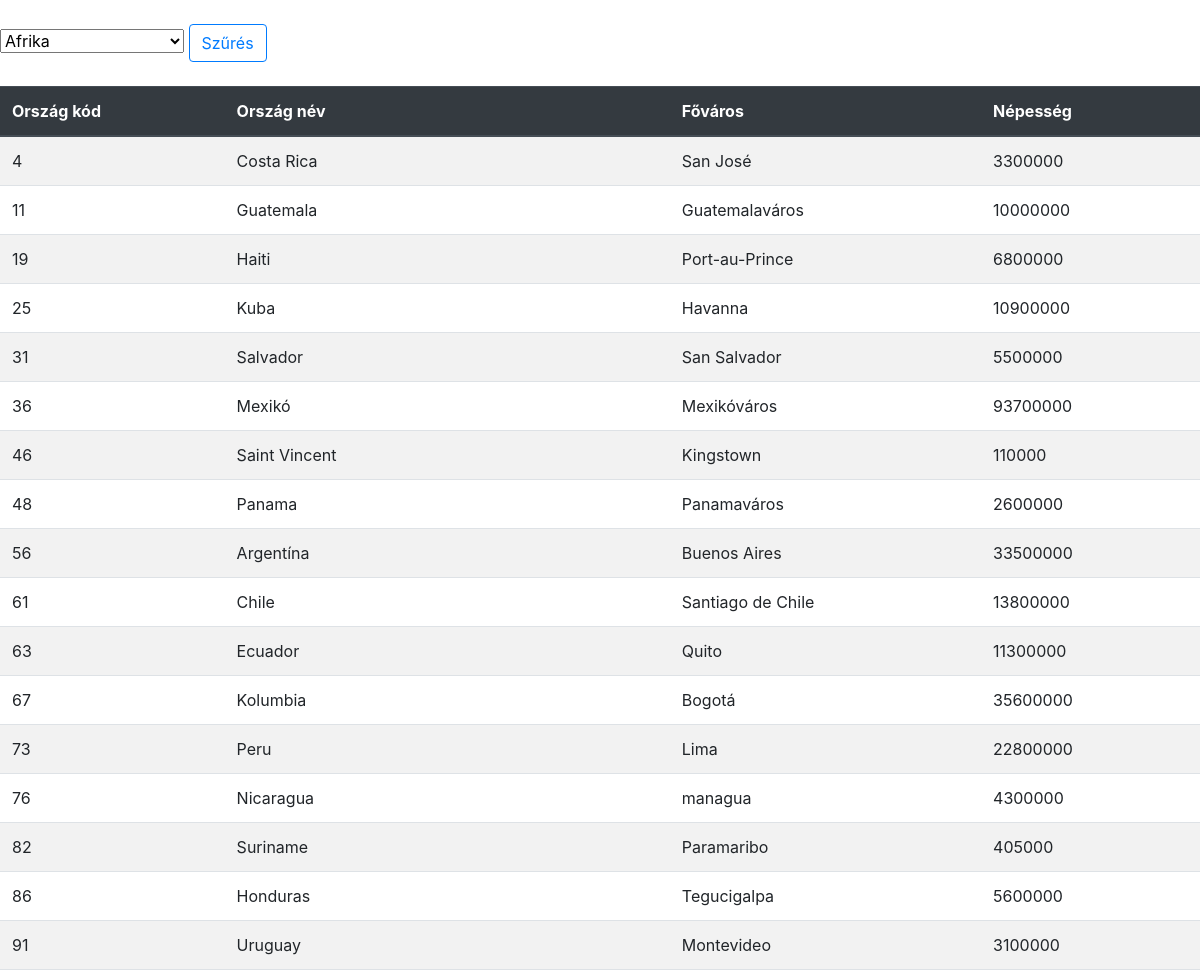
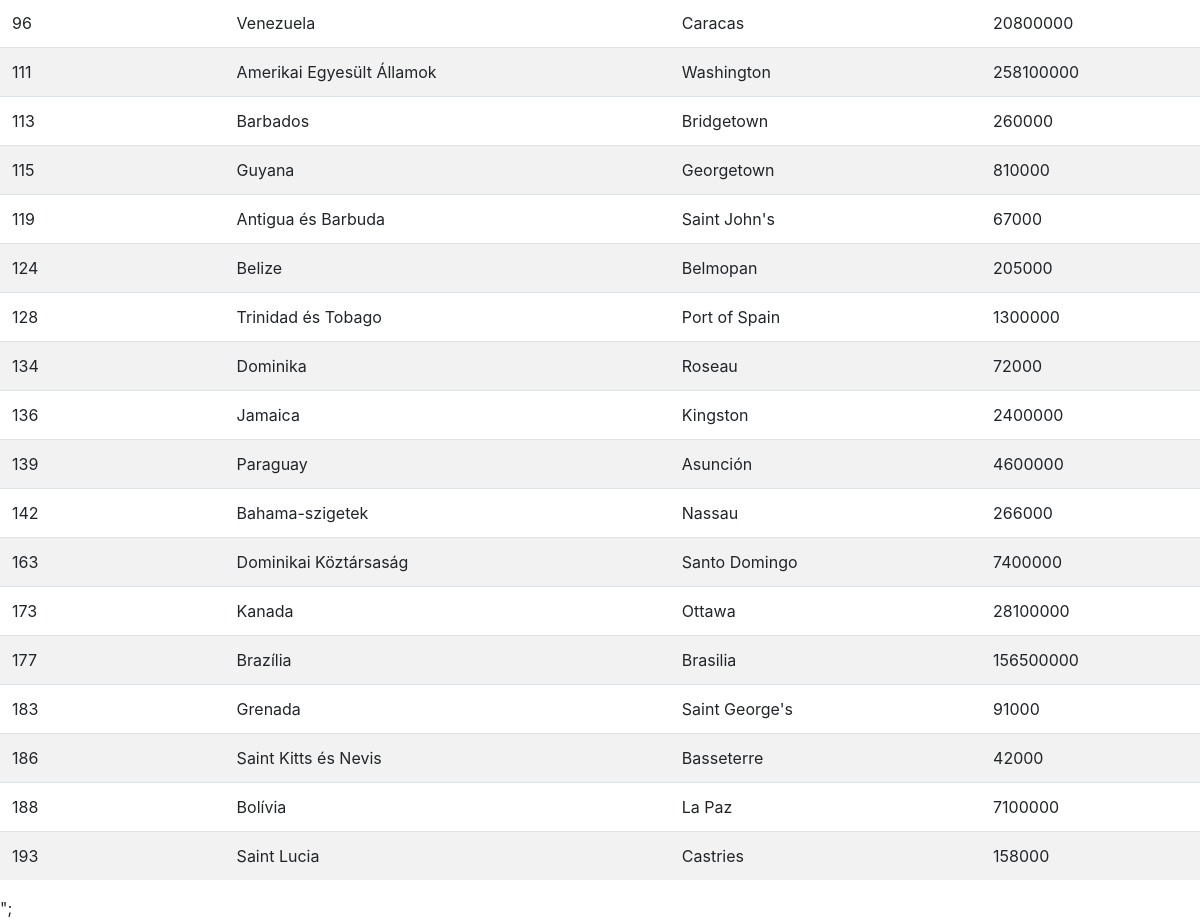
The page /index.php?continent=2 on the database its author committed (2 pictures, top to bottom).
### tables this page shows
CREATE TABLE `orszagok` (
  `okod` int(11) NOT NULL,
  `onev` varchar(255) NOT NULL,
  `allamkod` int(11) NOT NULL,
  `fovaros` varchar(255) NOT NULL,
  `terulet` int(11) NOT NULL,
  `nepesseg` int(11) NOT NULL,
  `foldreszkod` int(11) NOT NULL,
  `penznemkod` int(11) NOT NULL,
  `gdp` int(11) NOT NULL,
  `novekedes` double NOT NULL,
  `inflacio` double NOT NULL,
  `munkanelkuliseg` double NOT NULL
);

### index.php (the view, shortened to what this page needs)
<?php
    require_once('Connect.php');
    $sql = "SELECT * FROM foldreszek;";
    $result = $connect -> query($sql);
?>
<!DOCTYPE html>
<html lang="hu">
<head>
    <link rel="stylesheet" href="https://stackpath.bootstrapcdn.com/bootstrap/4.3.1/css/bootstrap.min.css">
</head>
<body>
    <br>
    <form action="#" method="get">
        <select name="continent">
        <?php
            while($row = $result->fetch_array()) {
                echo '<option value='.$row[0].'>' . $row[1] . '</option>';
            }
        ?>
        </select>
        <input type="submit" value="Szűrés" class="btn btn-outline-primary">
    </form>
    <br>
    <table class="table table-striped">
        <thead class="thead-dark">
            <tr>
                <th>Ország kód</th>
                <th>Ország név</th>
                <th>Főváros</th>
                <th>Népesség</th>
            </tr>
        </thead>
    <?php
        $sql = "SELECT * FROM orszagok";
        if(isset($_GET['continent'])){
            $sql .= " WHERE foldreszkod=".$_GET['continent'];
        }
        $result = $connect -> query($sql);
        if ($result->num_rows > 0) {
            while($row = $result->fetch_assoc()) {
                echo "<tr><td>" . $row["okod"]. "</td><td>" . $row["onev"]. "</td><td>" . $row["fovaros"]. "</td><td>" . $row["nepesseg"]. "</td></tr>";
            }
        } else {
            echo "0 results";
        }
    ?>
    </table>";
</body>
</html>

### rows shown on the page
orszagok: okod "4", onev "Costa Rica", fovaros "San José", nepesseg "3300000"
orszagok: okod "11", onev "Guatemala", fovaros "Guatemalaváros", nepesseg "10000000"
orszagok: okod "19", onev "Haiti", fovaros "Port-au-Prince", nepesseg "6800000"
orszagok: okod "25", onev "Kuba", fovaros "Havanna", nepesseg "10900000"
orszagok: okod "31", onev "Salvador", fovaros "San Salvador", nepesseg "5500000"
orszagok: okod "36", onev "Mexikó", fovaros "Mexikóváros", nepesseg "93700000"
orszagok: okod "46", onev "Saint Vincent", fovaros "Kingstown", nepesseg "110000"
orszagok: okod "48", onev "Panama", fovaros "Panamaváros", nepesseg "2600000"
orszagok: okod "56", onev "Argentína", fovaros "Buenos Aires", nepesseg "33500000"
orszagok: okod "61", onev "Chile", fovaros "Santiago de Chile", nepesseg "13800000"
orszagok: okod "63", onev "Ecuador", fovaros "Quito", nepesseg "11300000"
orszagok: okod "67", onev "Kolumbia", fovaros "Bogotá", nepesseg "35600000"
orszagok: okod "73", onev "Peru", fovaros "Lima", nepesseg "22800000"
orszagok: okod "76", onev "Nicaragua", fovaros "managua", nepesseg "4300000"
orszagok: okod "82", onev "Suriname", fovaros "Paramaribo", nepesseg "405000"
orszagok: okod "86", onev "Honduras", fovaros "Tegucigalpa", nepesseg "5600000"
orszagok: okod "91", onev "Uruguay", fovaros "Montevideo", nepesseg "3100000"
orszagok: okod "96", onev "Venezuela", fovaros "Caracas", nepesseg "20800000"
orszagok: okod "111", onev "Amerikai Egyesült Államok", fovaros "Washington", nepesseg "258100000"
orszagok: okod "113", onev "Barbados", fovaros "Bridgetown", nepesseg "260000"
orszagok: okod "115", onev "Guyana", fovaros "Georgetown", nepesseg "810000"
orszagok: okod "119", onev "Antigua és Barbuda", fovaros "Saint John's", nepesseg "67000"
orszagok: okod "124", onev "Belize", fovaros "Belmopan", nepesseg "205000"
orszagok: okod "128", onev "Trinidad és Tobago", fovaros "Port of Spain", nepesseg "1300000"
orszagok: okod "134", onev "Dominika", fovaros "Roseau", nepesseg "72000"
orszagok: okod "136", onev "Jamaica", fovaros "Kingston", nepesseg "2400000"
orszagok: okod "139", onev "Paraguay", fovaros "Asunción", nepesseg "4600000"
orszagok: okod "142", onev "Bahama-szigetek", fovaros "Nassau", nepesseg "266000"
orszagok: okod "163", onev "Dominikai Köztársaság", fovaros "Santo Domingo", nepesseg "7400000"
orszagok: okod "173", onev "Kanada", fovaros "Ottawa", nepesseg "28100000"
orszagok: okod "177", onev "Brazília", fovaros "Brasilia", nepesseg "156500000"
orszagok: okod "183", onev "Grenada", fovaros "Saint George's", nepesseg "91000"
orszagok: okod "186", onev "Saint Kitts és Nevis", fovaros "Basseterre", nepesseg "42000"
orszagok: okod "188", onev "Bolívia", fovaros "La Paz", nepesseg "7100000"
orszagok: okod "193", onev "Saint Lucia", fovaros "Castries", nepesseg "158000"

### other values the page prints
form field continent "Afrika"
